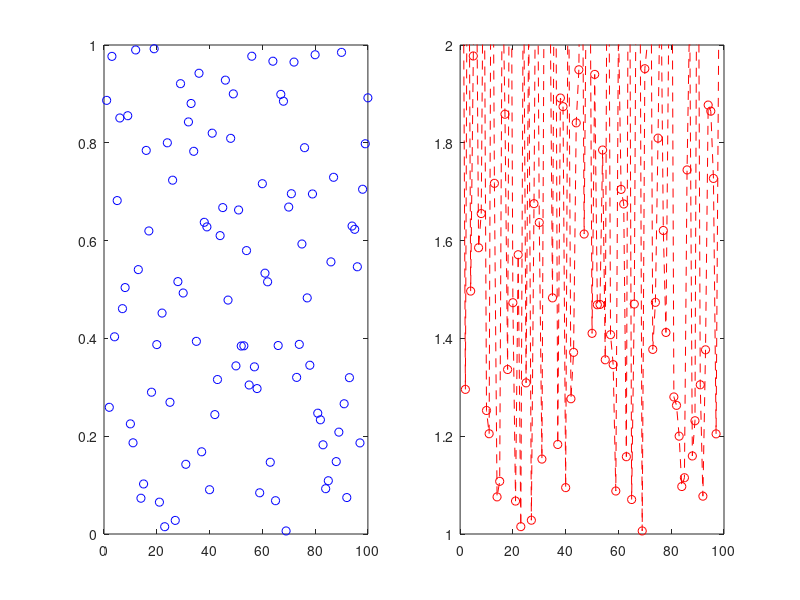

MATLAB code for this plot: (Note: this script raises an error after producing the figure.)
% Multiple subplots

close all
clear all

filename = 'animation2';
dt = 1; % Pause between each frame
F = struct('cdata',[],'colormap',[]);

fh = figure('units','pixels','position',[100 100 1092 384]);
set(gcf,'color','w');
%hold all % If you want to overlap plots

n = 10;
data1 = rand(100,n); % Use your data here
data2 = exp(data1);

cont = 1;
for i = 1 : n
    subplot(1,2,1)
    plot(data1(:,i),'bo')
    axis([0,100,0,1])
    
    subplot(1,2,2)
    plot(data2(:,i),'r--o')
    axis([0,100,1,2])

    F(cont) = getframe(fh);
    [X, map] = rgb2ind(frame2im(F(cont)),256);
    cont = cont + 1;
    
    % Write gif
    if i == 1
        imwrite(X, map, [filename '.gif'], 'Loopcount', inf, 'DelayTime', dt)
    else
        imwrite(X, map, [filename '.gif'], 'WriteMode', 'Append', 'DelayTime', dt)
    end
end

% Write video
v = VideoWriter(filename);
v.FrameRate = 1/dt;
open(v)
writeVideo(v,F)
close(v)
